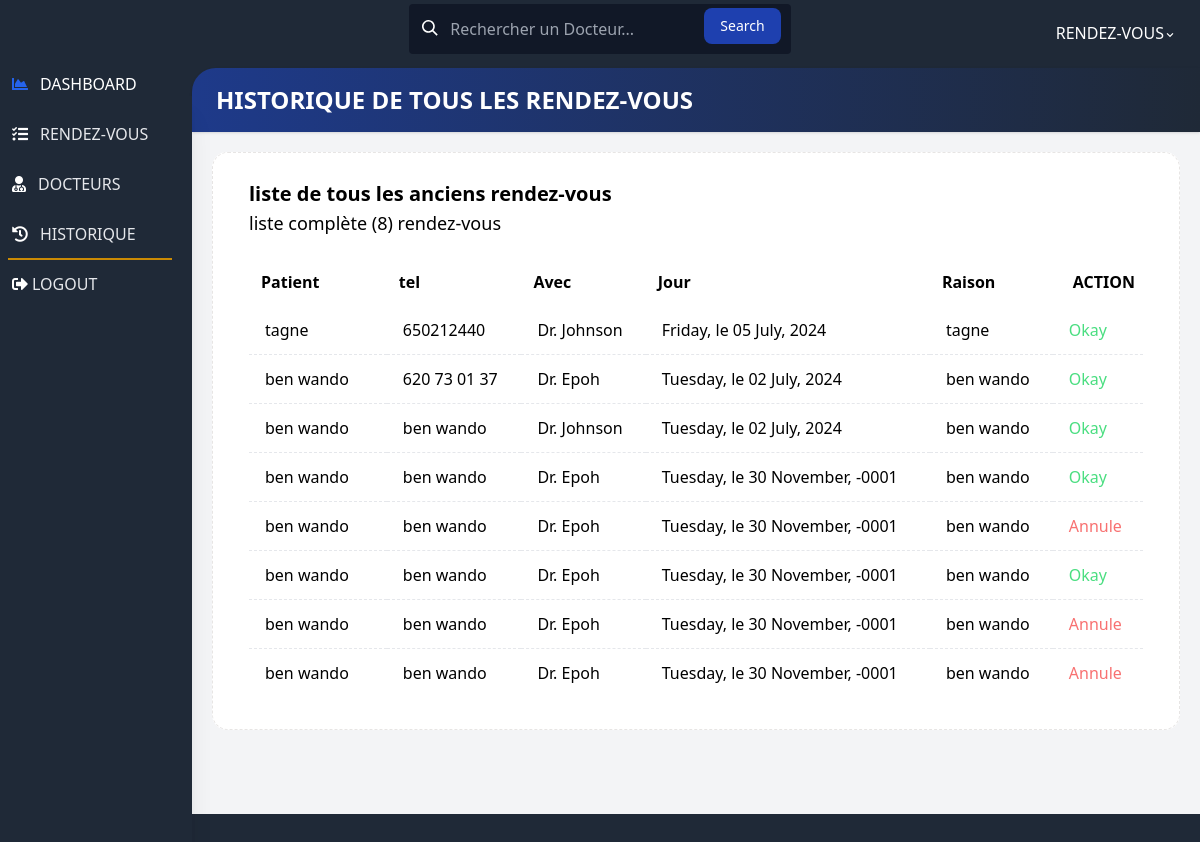
The app's page /rendezvous/historique.php (signed in) with its own data.
### tables this page shows
CREATE TABLE `historique` (
  `a_id` int(11) NOT NULL,
  `patient` varchar(30) NOT NULL,
  `tel` varchar(20) NOT NULL,
  `nom` varchar(30) NOT NULL,
  `raison` varchar(50) NOT NULL,
  `date` date NOT NULL,
  `status` varchar(10) NOT NULL
);

### rendezvous/historique.php (the view, shortened to what this page needs)
<?php
include './../conn.php';
$sql_app = "select * from historique order by a_id desc";
$result = mysqli_query($conn, $sql_app);
$total_app = mysqli_num_rows($result);
?>
<!DOCTYPE html>
<html lang="en">
<head>
    <link rel="stylesheet" href="https://use.fontawesome.com/releases/v5.3.1/css/all.css">
    <link rel="stylesheet" href="https://unpkg.com/tailwindcss@2.2.19/dist/tailwind.min.css"/>
    <script src="https://cdn.tailwindcss.com"></script>
</head>
<body class="bg-gray-800 font-sans leading-normal tracking-normal mt-12">
<header>
    <nav aria-label="menu nav" class="bg-gray-800 pt-2 md:pt-1 pb-1 px-1 mt-0 h-auto fixed w-full z-20 top-0">
        <div class="flex flex-wrap items-center">
            <div class="flex flex-1 md:w-1/3 justify-center md:justify-start text-white px-2">
                <span class="relative w-full">
                    <form action="search.php" method="post">
                        <input aria-label="search" name="word" type="search" id="search" placeholder="Rechercher un Docteur..." class="w-full bg-gray-900 text-white transition border border-transparent focus:outline-none focus:border-gray-400 rounded py-3 px-2 pl-10 appearance-none leading-normal">
                        <button type="submit" class="text-white absolute end-2.5 bottom-2.5 bg-blue-800 hover:bg-blue-700 focus:ring-4 focus:outline-none focus:ring-blue-300 font-medium rounded-lg text-sm px-4 py-2 dark:bg-blue-600 dark:hover:bg-blue-700 dark:focus:ring-blue-800">Search</button>
                    </form>
                    <div class="absolute search-icon" style="top: 1rem; left: .8rem;">
                        <svg class="fill-current pointer-events-none text-white w-4 h-4" xmlns="http://www.w3.org/2000/svg" viewBox="0 0 20 20">
                            <path d="M12.9 14.32a8 8 0 1 1 1.41-1.41l5.35 5.33-1.42 1.42-5.33-5.34zM8 14A6 6 0 1 0 8 2a6 6 0 0 0 0 12z"></path>
                        </svg>
                    </div>
                </span>
            </div>
            <div class="flex w-full pt-2 content-center justify-between md:w-1/3 md:justify-end">
                <ul class="list-reset flex justify-between flex-1 md:flex-none items-center">
                    <li class="flex-1 md:flex-none md:mr-3">
                        <div class="relative inline-block">
                            <button onclick="toggleDD('myDropdown')" class="drop-button text-white py-2 px-2"> <span class="pr-2"><i class="em em-robot_face"></i></span> RENDEZ-VOUS<svg class="h-3 fill-current inline" xmlns="http://www.w3.org/2000/svg" viewBox="0 0 20 20">
                                <path d="M9.293 12.95l.707.707L15.657 8l-1.414-1.414L10 10.828 5.757 6.586 4.343 8z" /></svg></button>
                        </div>
                    </li>
                </ul>
            </div>
        </div>
    </nav>
</header>
<main>
    <div class="flex flex-col md:flex-row">
        <nav aria-label="alternative nav">
            <div class="bg-gray-800 shadow-xl h-20 fixed bottom-0 mt-12 md:relative md:h-screen z-10 w-full md:w-48 content-center">
                <div class="md:mt-12 md:w-48 md:fixed md:left-0 md:top-0 content-center md:content-start text-left justify-between">
                    <ul class="list-reset flex flex-row md:flex-col pt-3 md:py-3 px-1 md:px-2 text-center md:text-left">
                        <li class="mr-3 flex-1">
                            <a href="./" class="block py-1 md:py-3 pl-1 align-middle text-white no-underline hover:text-white border-b-2 border-gray-800 hover:border-blue-500">
                                <i class="fas fa-chart-area pr-0 md:pr-3 text-blue-600"></i><span class="pb-1 md:pb-0 text-xs md:text-base text-white md:text-white block md:inline-block">DASHBOARD</span>
                            </a>
                        </li>
                        <li class="mr-3 flex-1">
                            <a href="./rendezvous.php" class="block py-1 md:py-3 pl-1 align-middle text-white no-underline hover:text-white border-b-2 border-gray-800 hover:border-pink-500">
                                <i class="fas fa-tasks pr-0 md:pr-3"></i><span class="pb-1 md:pb-0 text-xs md:text-base text-gray-400 md:text-gray-200 block md:inline-block">RENDEZ-VOUS</span>
                            </a>
                        </li>
                        <li class="mr-3 flex-1">
                            <a href="./docteurs.php" class="block py-1 md:py-3 pl-1 align-middle text-white no-underline hover:text-white border-b-2 border-gray-800 hover:border-blue-500">
                                <i class="fas fa-user-md fa-inverse pr-0 md:pr-3"></i><span class="pb-1 md:pb-0 text-xs md:text-base text-gray-400 md:text-gray-200 block md:inline-block">DOCTEURS</span>
                            </a>
                        </li>
                        <li class="mr-3 flex-1">
                            <a href="./historique.php" class="block py-1 md:py-3 pl-1 align-middle text-white no-underline hover:text-white border-b-2 border-yellow-600">
                                <i class="fas fa-history fa-inverse pr-0 md:pr-3"></i><span class="pb-1 md:pb-0 text-xs md:text-base text-gray-400 md:text-gray-200 block md:inline-block">HISTORIQUE</span>
                            </a>
                        </li>
                        <li class="mr-3 flex-1">
                            <a onclick="return logout();" href="./../logout.php" class="block py-1 md:py-3 pl-0 md:pl-1 align-middle text-white no-underline hover:text-white border-b-2 border-gray-800 hover:border-red-500">
                                <i class="fas fa-sign-out-alt fa-fw pr-0 md:pr-3"></i><span class="pb-1 md:pb-0 text-xs md:text-base text-gray-400 md:text-gray-200 block md:inline-block">LOGOUT</span>
                            </a>
                        </li>
                    </ul>
                </div>
            </div>
        </nav>
        <section class="w-full">
            <div id="main" class="main-content w-full flex-1 bg-gray-100 mt-12 md:mt-2 pb-24 md:pb-5">
                <div class="bg-gray-800 pt-3">
                    <div class="rounded-tl-3xl bg-gradient-to-r from-blue-900 to-gray-800 p-4 shadow text-2xl text-white">
                        <h1 class="font-bold pl-2">HISTORIQUE DE TOUS LES RENDEZ-VOUS</h1>
                    </div>
                </div>
                <div class="flex flex-wrap -mx-3 mb-5">
                    <div class="w-full max-w-full px-3 mb-6  mx-auto">
                        <div class="relative flex-[1_auto] flex flex-col break-words min-w-0 bg-clip-border rounded-[.95rem] bg-white m-5">
                        <div class="relative flex flex-col min-w-0 break-words border border-dashed bg-clip-border rounded-2xl border-stone-200 bg-light/30">
                            <div class="px-9 pt-5 flex justify-between items-stretch flex-wrap min-h-[70px] pb-0 bg-transparent">
                            <h3 class="flex flex-col items-start justify-center m-2 ml-0 font-medium text-xl/tight text-dark">
                                <span class="mr-3 font-semibold text-dark">liste de tous les anciens rendez-vous</span>
                                <span class="mt-1 font-medium text-secondary-dark text-lg/normal">liste complète (<?=$total_app?>) rendez-vous</span>
                            </h3>
                            </div>
                            <div class="flex-auto block py-8 pt-6 px-9">
                            <div class="overflow-x-auto">
                                <table class="w-full my-0 align-middle text-dark border-neutral-200">
                                <thead class="align-bottom">
                                <th class="text-left pl-3 pb-3 min-w-[130px]">Patient</th>
                                    <th class="text-left pl-3 pb-3 min-w-[100px]">tel</th>
                                    <th class="text-left pl-3 pb-3 min-w-[100px]">Avec</th>
                                    <th class="text-left pl-3 pb-3 min-w-[100px]">Jour</th>
                                    <th class="text-left pl-3 pb-3 min-w-[100px]">Raison</th>
                                    <th class="text-left pl-5 pb-3 min-w-[50px]">ACTION</th>
                                </thead>
                                <tbody>
                                    <?php while($app = mysqli_fetch_assoc($result)){
                                    $dateFromDatabase = $app['date'];
                                    $date = new DateTime($dateFromDatabase);
                                    $dayOfWeek = strftime('%A', $date->getTimestamp());
                                    $formattedDate = $dayOfWeek . ', le ' . $date->format('d') . ' ' . strftime('%B', $date->getTimestamp()) . ', ' . $date->format('Y');
                                    echo '<tr class="border-b border-dashed last:border-b-0">';
                                    echo '<td class="px-4 py-3 whitespace-nowrap">'.$app['patient'].'</td>';
                                    echo '<td class="px-4 py-3 whitespace-nowrap">'.$app['tel'].'</td>';
                                    echo '<td class="px-4 py-3 whitespace-nowrap">Dr. '.$app['nom'].'</td>';
                                    echo '<td class="px-4 py-3 whitespace-nowrap">'.$formattedDate.'</td>';
                                    echo '<td class="px-4 py-3 whitespace-nowrap">'.$app['raison'] .'</td>';
                                    if($app['status']=='Okay') echo '<td class="text-green-400 px-4 py-3 whitespace-nowrap">'.$app['status'] .'</td>';
                                    else echo '<td class="text-red-400 px-4 py-3 whitespace-nowrap">'.$app['status'] .'</td>';
                                    echo '</tr>';
                                    }
                                    ?>
                                </tbody>
                                </table>
                            </div>
                            </div>
                        </div>
                        </div>
                    </div>
                </div>
            </div>
        </section>
    </div>
</main>
</body>
</html>

### records on screen
historique: patient "tagne", tel "650212440", nom "Johnson", date "Friday, le 05 July, 2024", raison "tagne", status "Okay"
historique: patient "ben wando", tel "620 73 01 37", nom "Epoh", date "Tuesday, le 02 July, 2024", raison "ben wando", status "Okay"
historique: patient "ben wando", tel "ben wando", nom "Johnson", date "Tuesday, le 02 July, 2024", raison "ben wando", status "Okay"
historique: patient "ben wando", tel "ben wando", nom "Epoh", date "Tuesday, le 30 November, -0001", raison "ben wando", status "Okay"
historique: patient "ben wando", tel "ben wando", nom "Epoh", date "Tuesday, le 30 November, -0001", raison "ben wando", status "Annule"
historique: patient "ben wando", tel "ben wando", nom "Epoh", date "Tuesday, le 30 November, -0001", raison "ben wando", status "Okay"
historique: patient "ben wando", tel "ben wando", nom "Epoh", date "Tuesday, le 30 November, -0001", raison "ben wando", status "Annule"
historique: patient "ben wando", tel "ben wando", nom "Epoh", date "Tuesday, le 30 November, -0001", raison "ben wando", status "Annule"

### other values on screen
$total_app "8"
